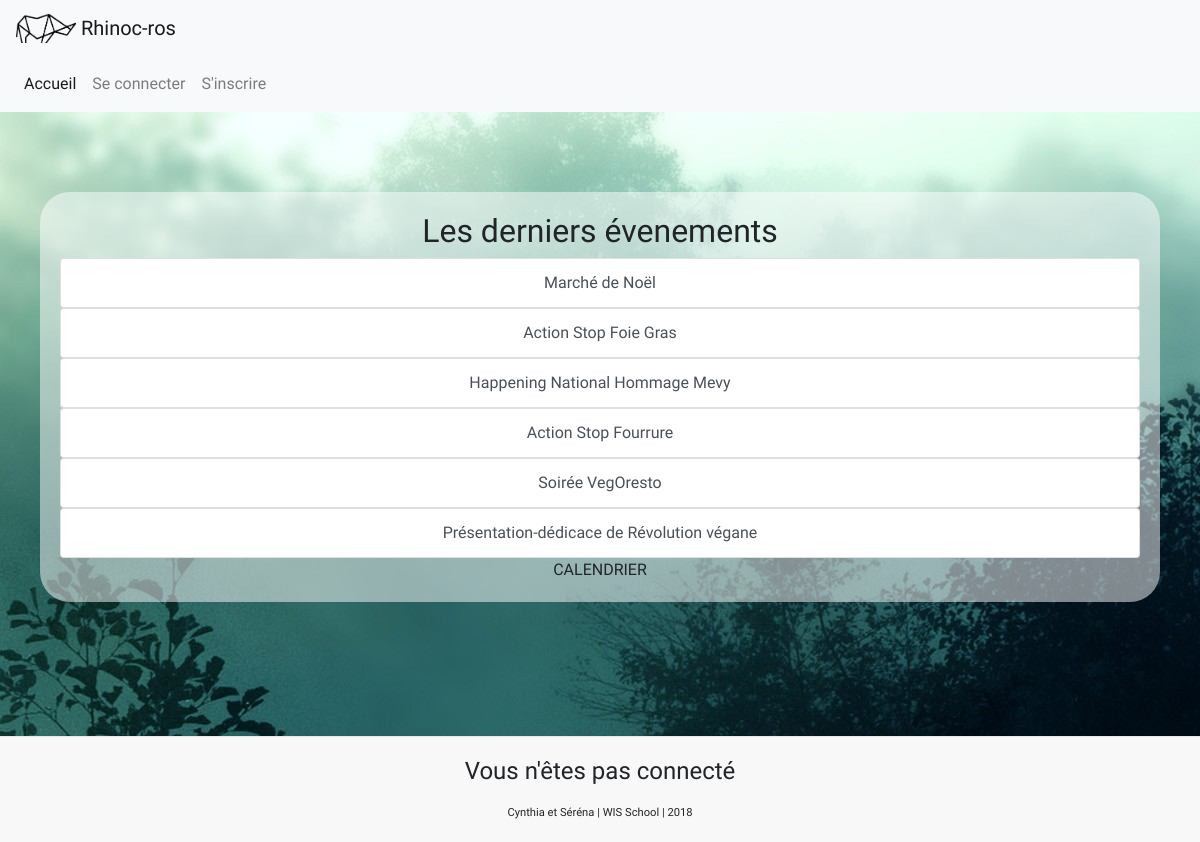
The page / on the database its author committed.
### tables this page shows
CREATE TABLE IF NOT EXISTS `events` (
  `id` int(11) NOT NULL AUTO_INCREMENT,
  `title` varchar(100) NOT NULL,
  `description` text NOT NULL,
  `date_start` datetime NOT NULL,
  `date_end` datetime NOT NULL,
  `idcreator` int(11) NOT NULL,
  `adress` text NOT NULL,
  `url` varchar(200) DEFAULT NULL,
  `date_created` datetime NOT NULL,
  `price` int(11) UNSIGNED NOT NULL,
  `participant_number` int(11) NOT NULL,
  PRIMARY KEY (`id`)
);

### php/get_events.php (called while the page is built)
<?php
  $sql="SELECT *
        FROM events
        ORDER BY date_created DESC";
  $stmt = $conn->prepare($sql);
  $stmt->execute();
  $events = $stmt->fetchAll();
?>

### index.php (the view, shortened to what this page needs)
<?php
  include("php/db.php");
?>
<?php include("php/get_events.php");?>
<?php include("layouts/header.php");?>
    <main class="fond_blur">
      <div class="list">
        <h2>Les derniers évenements</h2>
        <?php
        foreach ($events as $event) {
          ?>
          <div class="list-group">
              <a class='list-group-item list-group-item-action' href="info.php?id=<?php echo $event['id'] ?>">
                <?php echo $event['title'] ?>
              </a>
          </div>
        <?php } ?>
      </div>
      <div>
        CALENDRIER
      </div>
    </main>
<?php include("layouts/footer.php");?>

### css/style.css (style rules this page uses)
html { min-height: 100%; }
body { background-image: url(fond1.jpg); background-repeat: no-repeat; background-attachment: fixed; font-family: 'Cabin', sans-serif; display : table; width: 100%; margin-bottom: 20%; }
.fond_blur { margin-top: 80px; background-color: #FFFFFF80; padding: 20px; border-radius: 30px; text-align: center; margin-left: 40px; margin-right: 40px; }

### rows shown on the page
events: title "Marché de Noël"
events: title "Action Stop Foie Gras"
events: title "Happening National Hommage Mevy"
events: title "Action Stop Fourrure"
events: title "Soirée VegOresto"
events: title "Présentation-dédicace de Révolution végane"
